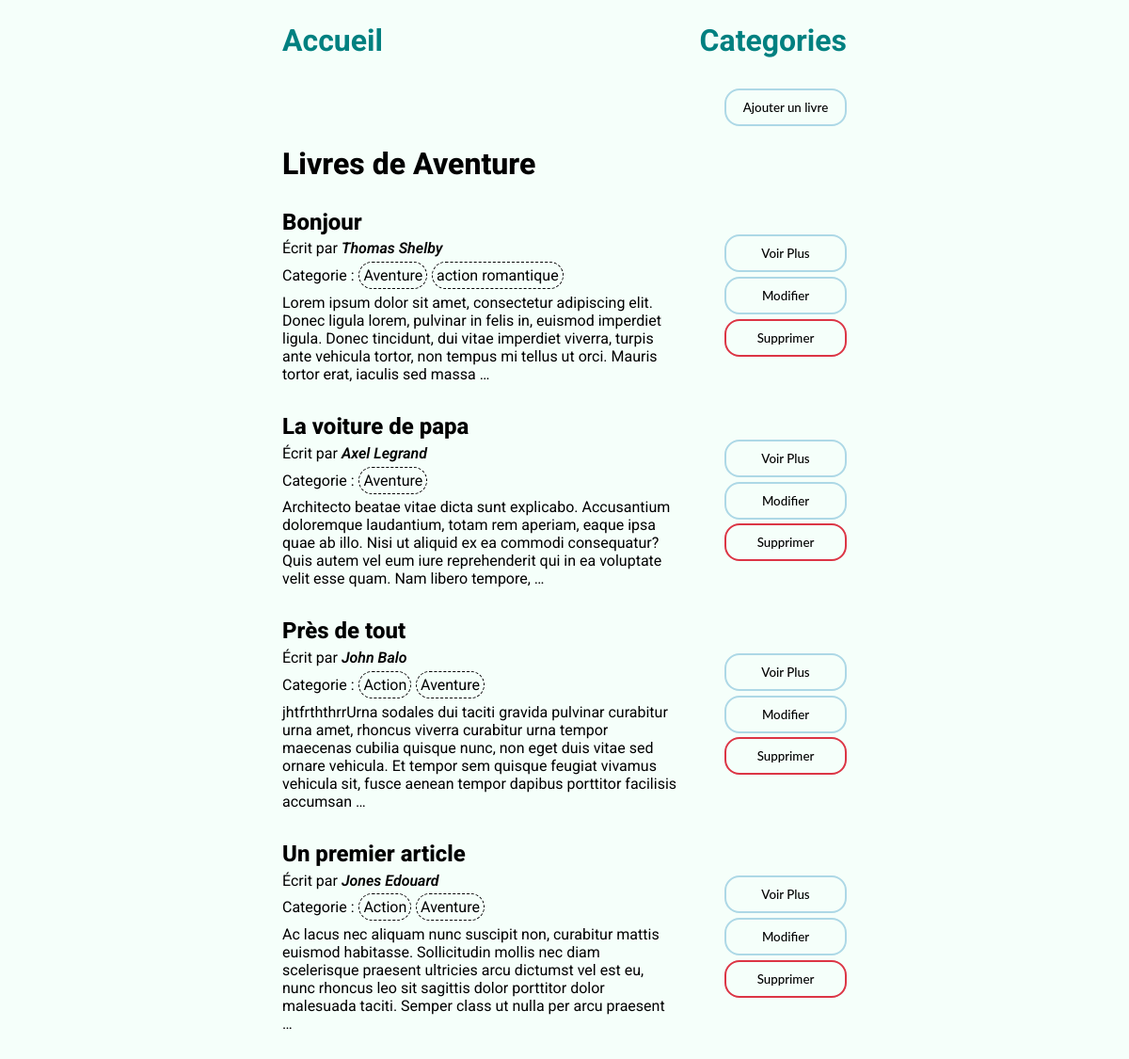
Page /categories/livres/Aventure/ on the committed database.
### livres/models.py (models this page shows, shortened)
class CategoryModel(models.Model):
    nom = models.CharField(max_length=100)
    slug = models.SlugField(unique=True)
    class Meta:
        ordering = ['nom']
        verbose_name = 'Categorie'
        verbose_name_plural = 'Categories'
    def __str__(self):
        return self.nom

class LivreModel(models.Model):
    title = models.CharField(max_length=100, verbose_name='Titre')
    slug = models.SlugField(max_length=100, unique=True, verbose_name='Slug')
    author = models.CharField(max_length=100, verbose_name='Auteur')
    description = models.TextField(verbose_name='Description')
    categories = models.ManyToManyField(CategoryModel, verbose_name='Categorie', related_name='livres')
    class Meta:
        ordering = ['title']
        verbose_name = 'Livre'
        verbose_name_plural = 'Livres'

### livres/views.py (the view)
# urls.py: path('categories/livres/<str:nom_categorie>/', Livres_par_Categorie, name='livres_par_categories'),
def Livres_par_Categorie(request, nom_categorie):
    categorie = CategoryModel.objects.get(nom=nom_categorie)
    livres = LivreModel.objects.filter(categories=categorie)
    return render(request, 'livres_par_cat.html', {'livres': livres, 'category': categorie})

### livres/templates/livres_par_cat.html (shortened to what this page needs)
{% extends 'base.html' %}
{% block content %}
    <div class="main">
        <div class="under-nav add">
            <a href="{% url 'livres:create_livre' %}"><button class="btn btn-normal">Ajouter un livre</button></a>
        </div>
        <h1  class="page-title">
            {% if category|slice:":1"|lower in ' AEIHOUY' %}
                Livres d'{{ category }}
            {% else %}
                Livres de {{ category }}
            {% endif %}
        </h1>
        <div>
        {% for livre in livres %}
            <div class="card">
                <div class="main">
                    <span class="title">{{ livre.title.capitalize }}</span>
                    <p>Écrit par <span class="author">{{ livre.author.title }}</span></p>
                    <div class="categories">
                        <p>
                            Categorie :
                            <ul class="inlinelist">
                                {% for category in livre.categories.all %}
                                    <li class="categorie">{{ category.nom }}</li>
                                {% endfor %}
                            </ul>
                        </p>
                    </div>
                    <p>{{ livre.description|safe|truncatewords:40 }}</p>
                </div>
                <div class="side-action">
                    <form action="{% url 'livres:detail_livre' slug=livre.slug %}">
                        <button class="btn btn-normal">Voir Plus</button>
                    </form>
                    <a href="{% url 'livres:update_livre' slug=livre.slug %}">
                        <button class="btn btn-normal">Modifier</button>
                    </a>
                    <a href="{% url 'livres:delete_livre' slug=livre.slug %}">
                        <button class="btn btn-danger">Supprimer</button>
                    </a>
                </div>
            </div>
        {% endfor %}
        </div>
    </div>
{% endblock %}

### livres/static/css/style.css (style rules this page uses)
body { background: mintcream; display: flex; justify-content: center; }
* { font-family: roboto, sans-serif; }
a { text-decoration: none; }
.main { display: flex; flex-direction: column; width: 100%; }
.under-nav { display: flex; justify-content: end; width: 100%; margin-top: 2rem; margin-bottom: 1rem; }
button { outline: none; width: 130px; height: fit-content; padding: 10px 15px; border: 2px solid #000000; border-radius: 1rem; font-family: 'Lato', sans-serif; font-weight: 500; background: transparent; cursor: pointer; transition: all 0.3s ease; position: relative; display: inline-block; overflow: hidden; transition: all 0.3s ease; }
.btn:before { position: absolute; content: ''; display: inline-block; top: -180px; left: 0; width: 30px; height: 100%; background-color: #fff; animation: shiny-btn1 3s ease-in-out infinite; }
.btn-normal { border-color: lightblue; font-weight: 550; }
.btn-danger { border-color: #dc3545; font-weight: 550; }
.inlinelist { display: flex; flex-direction: row; list-style-type: none; padding: 0; margin: 0; }
.inlinelist li { margin-right: 0.3rem; }
.categorie { box-sizing: border-box; border: 1px dashed #000000; padding: 0.25rem; border-radius: 100px; }
.categories { display: flex; align-items: center; gap: 0.3rem; }
.card { display: grid; grid-template-columns: 70% 30%; margin-bottom: 2rem; }
.main { display: flex; flex-direction: column; gap: 0.3rem; }
.side-action { display: flex; flex-direction: column; align-items: end; justify-content: center; gap: 0.3rem; }
.page-title { font-weight: 800; font-size: 2rem; margin-bottom: 1.5rem; align-self: start; }
.title { font-weight: 800; font-size: 1.5rem; }
.author { font-style: italic; font-weight: 600; }

### rows in the picture
CategoryModel: nom "Aventure"
LivreModel: title "Bonjour", author "Thomas Shelby", description "Lorem ipsum dolor sit amet, consectetur adipiscing elit. Donec ligula lorem, pulvinar in felis in, euismod imperdiet ligula. Donec tincidunt, dui vitae imperdiet viverra, turpis ante vehicula tortor, non tempus mi tellus ut orci. Mauris tortor erat, iaculis sed massa …"
CategoryModel: nom "action romantique"
LivreModel: title "La voiture de papa", author "Axel Legrand", description "Architecto beatae vitae dicta sunt explicabo. Accusantium doloremque laudantium, totam rem aperiam, eaque ipsa quae ab illo. Nisi ut aliquid ex ea commodi consequatur? Quis autem vel eum iure reprehenderit qui in ea voluptate velit esse quam. Nam libero tempore, …"
LivreModel: title "Près de tout", author "John Balo", description "jhtfrththrrUrna sodales dui taciti gravida pulvinar curabitur urna amet, rhoncus viverra curabitur urna tempor maecenas cubilia quisque nunc, non eget duis vitae sed ornare vehicula. Et tempor sem quisque feugiat vivamus vehicula sit, fusce aenean tempor dapibus porttitor facilisis accumsan …"
CategoryModel: nom "Action"
LivreModel: title "Un premier article", author "Jones Edouard", description "Ac lacus nec aliquam nunc suscipit non, curabitur mattis euismod habitasse. Sollicitudin mollis nec diam scelerisque praesent ultricies arcu dictumst vel est eu, nunc rhoncus leo sit sagittis dolor porttitor dolor malesuada taciti. Semper class ut nulla per arcu praesent …"
